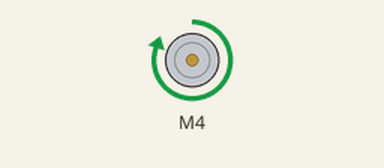
A sketch run on a simulated Arduino Uno, built with avr-gcc and run on an emulated ATmega328P. Parts: DC motor (green arrow = forward, orange = backward, longer = faster).

Above: at 3.5 s.
At 12.4 s:
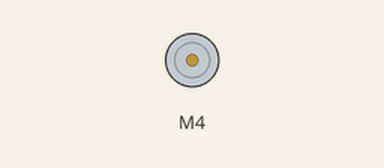
Timing chart, 0 to 16.5 s (numbered marks = the images above):
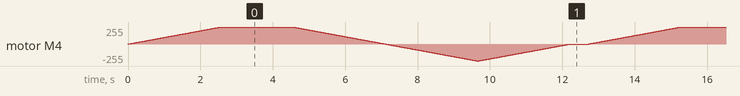

The sketch:

motor_shield.ino
```cpp
#include <AFMotor.h>

AF_DCMotor motor(4);

void setup()
{
  //Set initial speed of the motor & stop
  motor.setSpeed(200);
  motor.run(RELEASE);
}

void loop()
{
  uint8_t i;

  // Turn on motor
  motor.run(FORWARD);

  // Accelerate from zero to maximum speed
  for (i=0; i<255; i++)
  {
    motor.setSpeed(i);
    delay(10);
  }
  delay(2000);
  // Decelerate from maximum speed to zero
  for (i=255; i!=0; i--)
  {
    motor.setSpeed(i);
    delay(10);
  }

  // Now change motor direction
  motor.run(BACKWARD);

  // Accelerate from zero to maximum speed
  for (i=0; i<255; i++)
  {
    motor.setSpeed(i);
    delay(10);
  }

  // Decelerate from maximum speed to zero
  for (i=255; i>0; i--)
  {
    motor.setSpeed(i);
    delay(10);
  }

  // Now turn off motor
  motor.run(RELEASE);
  delay(500);
}
```
